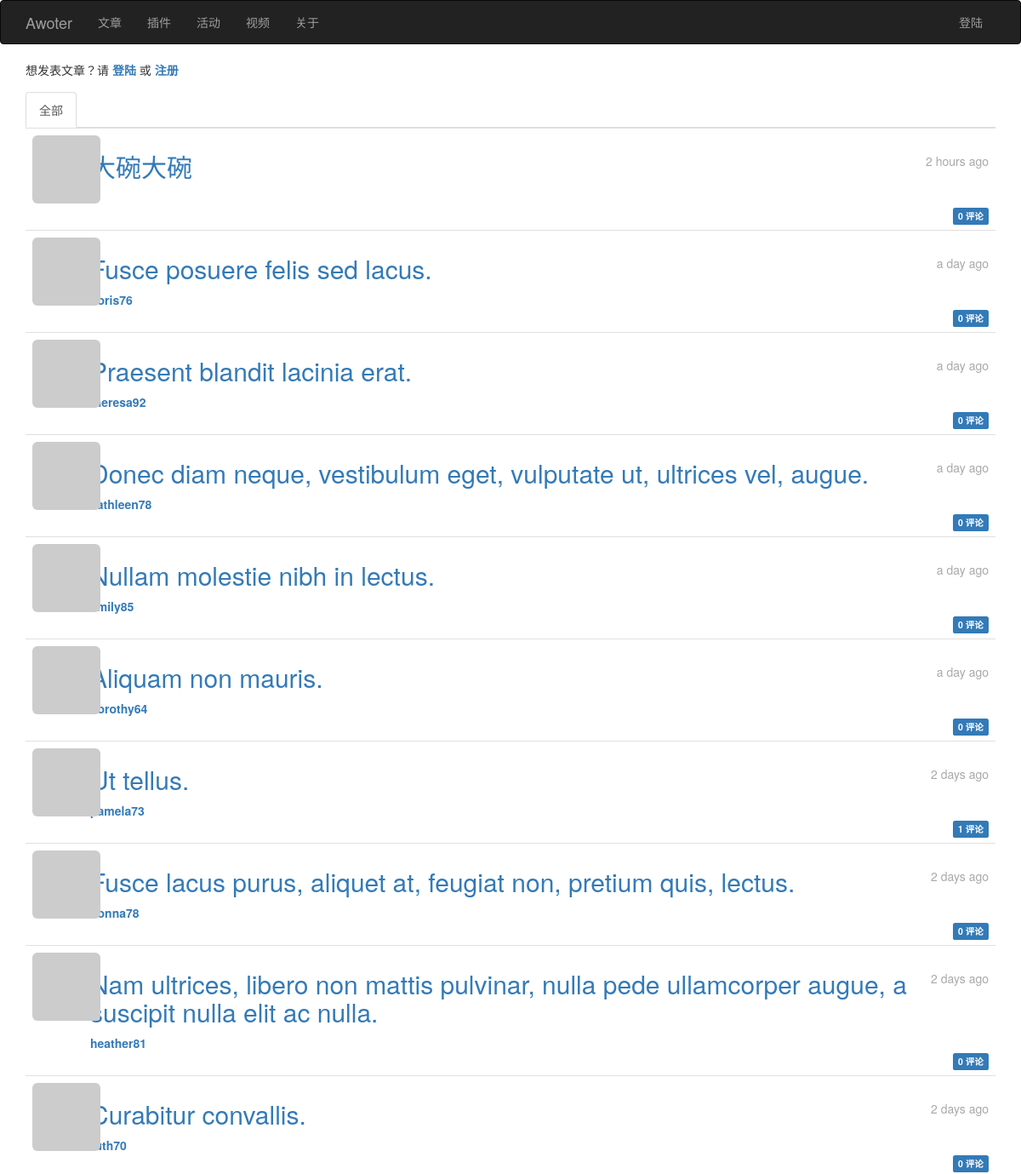
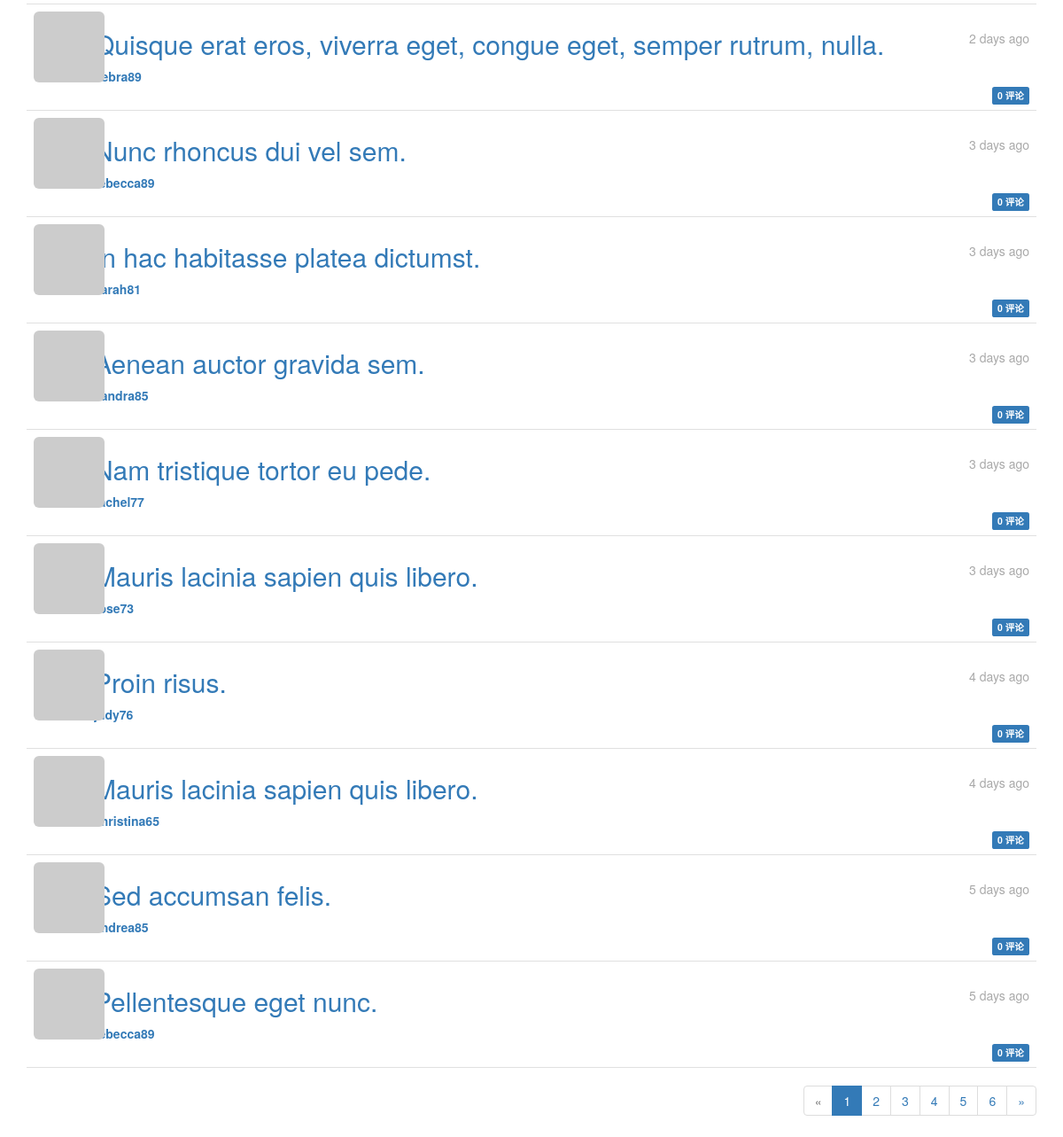
Screenshot of /doc with the database file from the repository (2 pictures, top to bottom).
### app/models.py (models this page shows, shortened)
class Post(db.Model):
    __tablename__ = 'posts'
    id = db.Column(db.Integer, primary_key=True)
    article_title = db.Column(db.String(128), index=True)
    body = db.Column(db.Text)
    timestamp = db.Column(db.DateTime, index=True, default=datetime.utcnow)
    author_id = db.Column(db.Integer, db.ForeignKey('users.id'))
    body_html = db.Column(db.Text)
    comments = db.relationship('Comment', backref='post', lazy='dynamic')

class User(UserMixin, db.Model):
    __tablename__ = 'users'
    id = db.Column(db.Integer, primary_key=True)
    email = db.Column(db.String(64), unique=True, index=True)
    username = db.Column(db.String(64), unique=True, index=True)
    role_id = db.Column(db.Integer, db.ForeignKey('roles.id'))
    password_hash = db.Column(db.String(128))
    confirmed = db.Column(db.Boolean, default=False)
    nickname = db.Column(db.String(64))
    location = db.Column(db.String(64))
    about_me = db.Column(db.Text())
    member_since = db.Column(db.DateTime(), default=datetime.utcnow)
    last_seen = db.Column(db.DateTime(), default=datetime.utcnow)
    avatar_hash = db.Column(db.String(32))
    posts = db.relationship('Post', backref='author', lazy='dynamic')
    comments = db.relationship('Comment', backref='author', lazy='dynamic')
    followed = db.relationship('Follow',
                               foreign_keys=[Follow.follower_id],
                               backref=db.backref('follower', lazy='joined'),
                               lazy='dynamic',
                               cascade='all, delete-orphan')
    followers = db.relationship('Follow',
                                foreign_keys=[Follow.followed_id],
                                backref=db.backref('followed', lazy='joined'),
                                lazy='dynamic',
                                cascade='all, delete-orphan')
    @property
    def password(self):
        raise AttributeError(u'密码不应该可直接读取！')
    def gravatar(self,  size=100, default='identicon', rating='g'):
        if request.is_secure:
            url = 'https://secure.gravatar.com/avatar'
        else:
            url = 'https://www.gravatar.com/avatar'
        hash = self.avatar_hash or hashlib.md5(self.email.encode('utf-8')).hexdigest()
        return '{url}/{hash}?s={size}&d={default}&r={rating}'.format(
            url=url, hash=hash, size=size, default=default, rating=rating)

### app/main/views.py (the view)
@main.route('/doc')
def doc():
    title = u'文章列表'
    detail_show = False
    show_follwed = False
    if current_user.is_authenticated:
        show_follwed = bool(request.cookies.get('show_followed', ''))
    if show_follwed:
        query = current_user.followed_posts
    else:
        query = Post.query
    page = request.args.get('page', 1, type=int)
    pagination = query.order_by(Post.timestamp.desc()).paginate(
        page, per_page=current_app.config['AWOTER_DOC_PER_PAGE'],
        error_out=False)
    posts = pagination.items
    return render_template('doc.html', title=title, posts=posts,
                           pagination=pagination, detail_show=detail_show, show_follwed=show_follwed)

### app/auth/views.py (called while the page is built)
@auth.before_app_request
def before_request():
    if current_user.is_authenticated \
            and not current_user.confirmed \
            and request.endpoint[:5] != 'auth.' \
            and request.endpoint != 'static':
        return redirect(url_for('auth.unconfirmed'))

@auth.before_app_request
def before_request():
    if current_user.is_authenticated:
        current_user.ping()
        if not current_user.confirmed \
                and request.endpoint[:5] != 'auth.':
            return redirect(url_for('auth.unconfirmed'))

### app/main/__init__.py (called while the page is built)
@main.app_context_processor
def inject_permissions():
    return dict(Permission=Permission)

### app/models.py (called while the page is built)
    def can(self, permissions):
        return False

    def is_administrator(self):
        return False

### app/templates/doc.html (shortened to what this page needs)
{% extends "base.html" %}
{% import "_macros.html" as macros %}
{% if detail_show == True %}
{% import "bootstrap/wtf.html" as wtf %}
{% endif %}
{% block page_content %}
{% if current_user.is_authenticated %}
    <a class="btn btn-info" href="{{ url_for('main.post') }}">创建文章</a>
    {% else %}
        <p>想发表文章？请 <a href="{{ url_for('auth.login') }}"><strong>登陆</a></strong> 或
            <a href="{{ url_for('auth.register') }}"><strong>注册</strong></a></p>
{% endif %}
<div class="post-tabs">
    <ul class="nav nav-tabs">
        <li{% if not show_followed %} class="active"{% endif %}><a href="{{ url_for('main.show_all') }}">全部</a></li>
    </ul>
{% include '_doc.html' %}
</div>
{% if pagination %}
<div class="pagination">
    {% if detail_show == False %}
        {{ macros.pagination_widget(pagination, 'main.doc') }}
    {% else %}
        {{ macros.pagination_widget(pagination, 'main.doc', fragment='#comments', id=posts[0].id) }}
    {% endif %}
</div>
{% endif %}
{% endblock %}

### app/templates/_doc.html (shortened to what this page needs)
<ul class="posts">
    {% for post in posts %}
    <li class="post">
        <div class="post-thumbnail">
            <a href="{{ url_for('main.user_page', username=post.author.username) }}">
                <img class="img-rounded profile-thumbnail" src="{{ post.author.gravatar(size=60) }}">
            </a>
        </div>
        <div class="post-content">
            <div class="post-date" >{{ moment(post.timestamp).fromNow() }}</div><div class="post-title">
                <a href="{{ url_for('main.doc_detail', id=post.id) }}">
                <h2>{{ post.article_title }}</h2>
                </a>
            </div>
            <div class="post-author">
                <a href="{{ url_for('.user_page', username=post.author.username) }}">
                {{ post.author.username }}</a>
            </div>
            <div class="post-footer">
            <a href="{{ url_for('main.doc', id=post.id) }}#comments">
                <span class="label label-primary">{{ post.comments.count() }} 评论</span>
            </a>
            </div>
        </div>
    </li>
    {% endfor %}
</ul>

### app/static/styles.css (style rules this page uses)
.profile-thumbnail { position: absolute; }
div.post-tabs { margin-top: 16px; }
ul.posts { list-style-type: none; padding: 0px; margin: 0px 0px 0px 0px; border-top: 1px solid #e0e0e0; }
ul.posts li.post { padding: 8px; border-bottom: 1px solid #e0e0e0; }
div.post-date { color: darkgrey; float: right; }
div.post-author { color: ghostwhite; font-weight: bold; }
div.post-thumbnail { position: absolute; }
div.post-content { margin-left: 68px; min-height: 68px; }
div.post-footer { text-align: right; }
div.pagination { width: 100%; text-align: right; padding: 0px; margin: 0px; }

### rows the page displays
Post: timestamp "2 hours ago", article_title "大碗大碗", comments.count "0"
Post: timestamp "a day ago", article_title "Fusce posuere felis sed lacus.", author.username "doris76", comments.count "0"
Post: timestamp "a day ago", article_title "Praesent blandit lacinia erat.", author.username "theresa92", comments.count "0"
Post: timestamp "a day ago", article_title "Donec diam neque, vestibulum eget, vulputate ut, ultrices vel, augue.", author.username "kathleen78", comments.count "0"
Post: timestamp "a day ago", article_title "Nullam molestie nibh in lectus.", author.username "emily85", comments.count "0"
Post: timestamp "a day ago", article_title "Aliquam non mauris.", author.username "dorothy64", comments.count "0"
Post: timestamp "2 days ago", article_title "Ut tellus.", author.username "pamela73", comments.count "1"
Post: timestamp "2 days ago", article_title "Fusce lacus purus, aliquet at, feugiat non, pretium quis, lectus.", author.username "donna78", comments.count "0"
Post: timestamp "2 days ago", article_title "Nam ultrices, libero non mattis pulvinar, nulla pede ullamcorper augue, a suscipit nulla elit ac nulla.", author.username "heather81", comments.count "0"
Post: timestamp "2 days ago", article_title "Curabitur convallis.", author.username "ruth70", comments.count "0"
Post: timestamp "2 days ago", article_title "Quisque erat eros, viverra eget, congue eget, semper rutrum, nulla.", author.username "debra89", comments.count "0"
Post: timestamp "3 days ago", article_title "Nunc rhoncus dui vel sem.", author.username "rebecca89", comments.count "0"
Post: timestamp "3 days ago", article_title "In hac habitasse platea dictumst.", author.username "sarah81", comments.count "0"
Post: timestamp "3 days ago", article_title "Aenean auctor gravida sem.", author.username "sandra85", comments.count "0"
Post: timestamp "3 days ago", article_title "Nam tristique tortor eu pede.", author.username "rachel77", comments.count "0"
Post: timestamp "3 days ago", article_title "Mauris lacinia sapien quis libero.", author.username "rose73", comments.count "0"
Post: timestamp "4 days ago", article_title "Proin risus.", author.username "judy76", comments.count "0"
Post: timestamp "4 days ago", article_title "Mauris lacinia sapien quis libero.", author.username "christina65", comments.count "0"
Post: timestamp "5 days ago", article_title "Sed accumsan felis.", author.username "andrea85", comments.count "0"
Post: timestamp "5 days ago", article_title "Pellentesque eget nunc.", author.username "rebecca89", comments.count "0"

### other values shown
{{ p }} "1"
{{ p }} "2" "3" "4" "5" "6"
